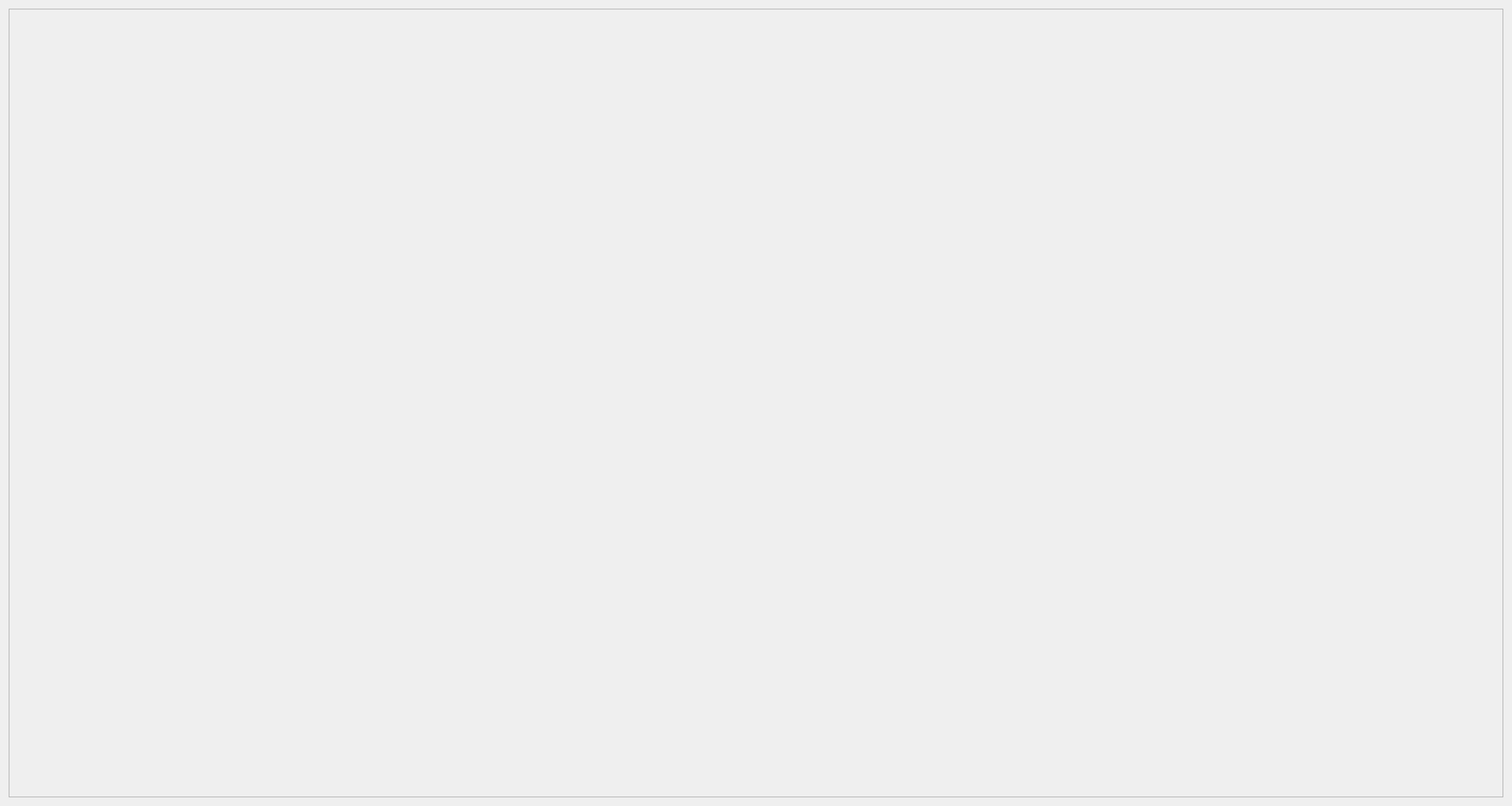
<?xml version="1.0" encoding="UTF-8"?>
<ui version="4.0">
 <class>Analytics</class>
 <widget class="QDialog" name="Analytics">
  <property name="geometry">
   <rect>
    <x>0</x>
    <y>0</y>
    <width>1920</width>
    <height>1024</height>
   </rect>
  </property>
  <property name="windowTitle">
   <string>Dialog</string>
  </property>
  <layout class="QVBoxLayout" name="verticalLayout_3">
   <item>
    <widget class="QScrollArea" name="scrollArea">
     <property name="widgetResizable">
      <bool>true</bool>
     </property>
     <widget class="QWidget" name="scrollAreaWidgetContents">
      <property name="geometry">
       <rect>
        <x>0</x>
        <y>0</y>
        <width>1900</width>
        <height>1004</height>
       </rect>
      </property>
      <layout class="QVBoxLayout" name="verticalLayout_5"/>
     </widget>
    </widget>
   </item>
  </layout>
 </widget>
 <resources/>
 <connections/>
</ui>
